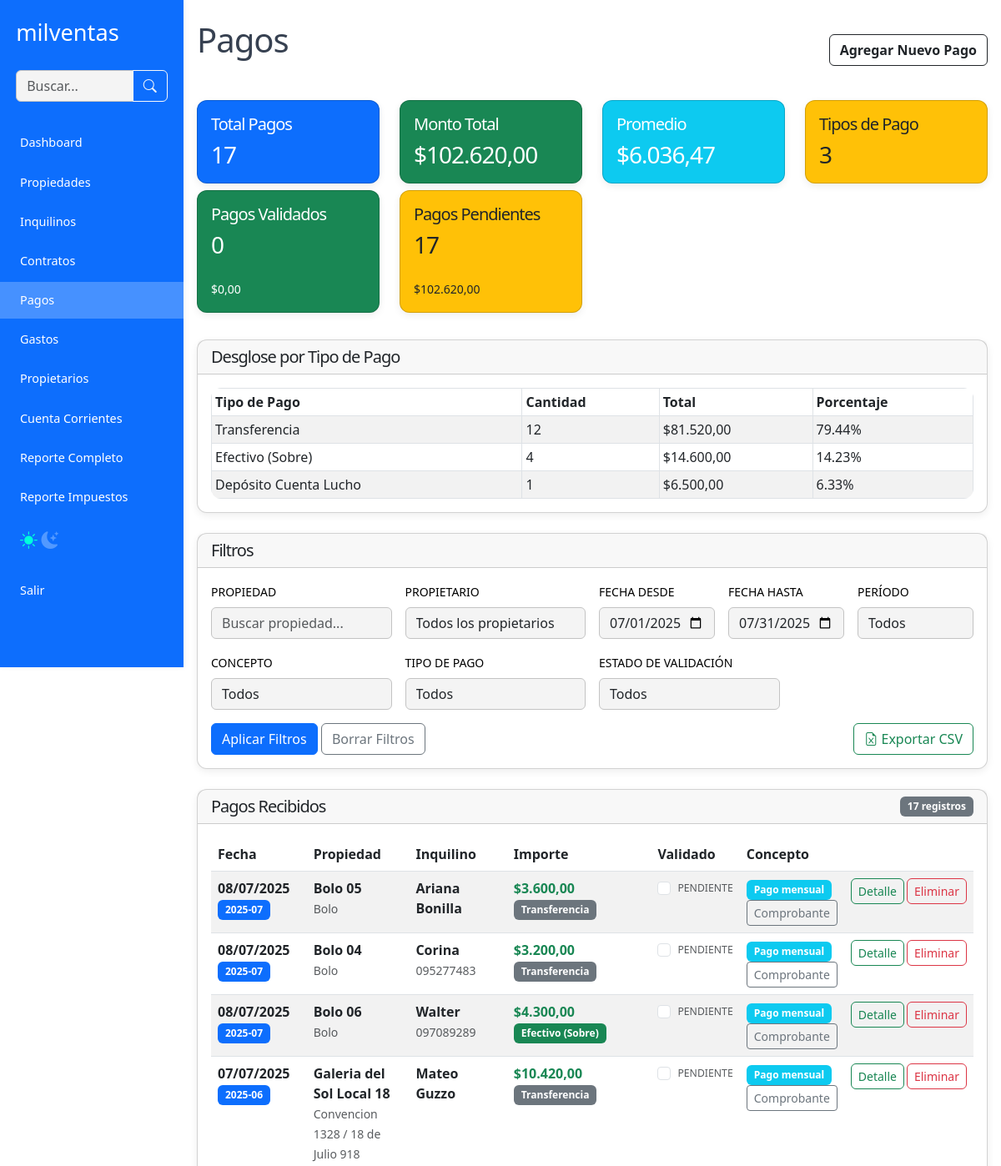
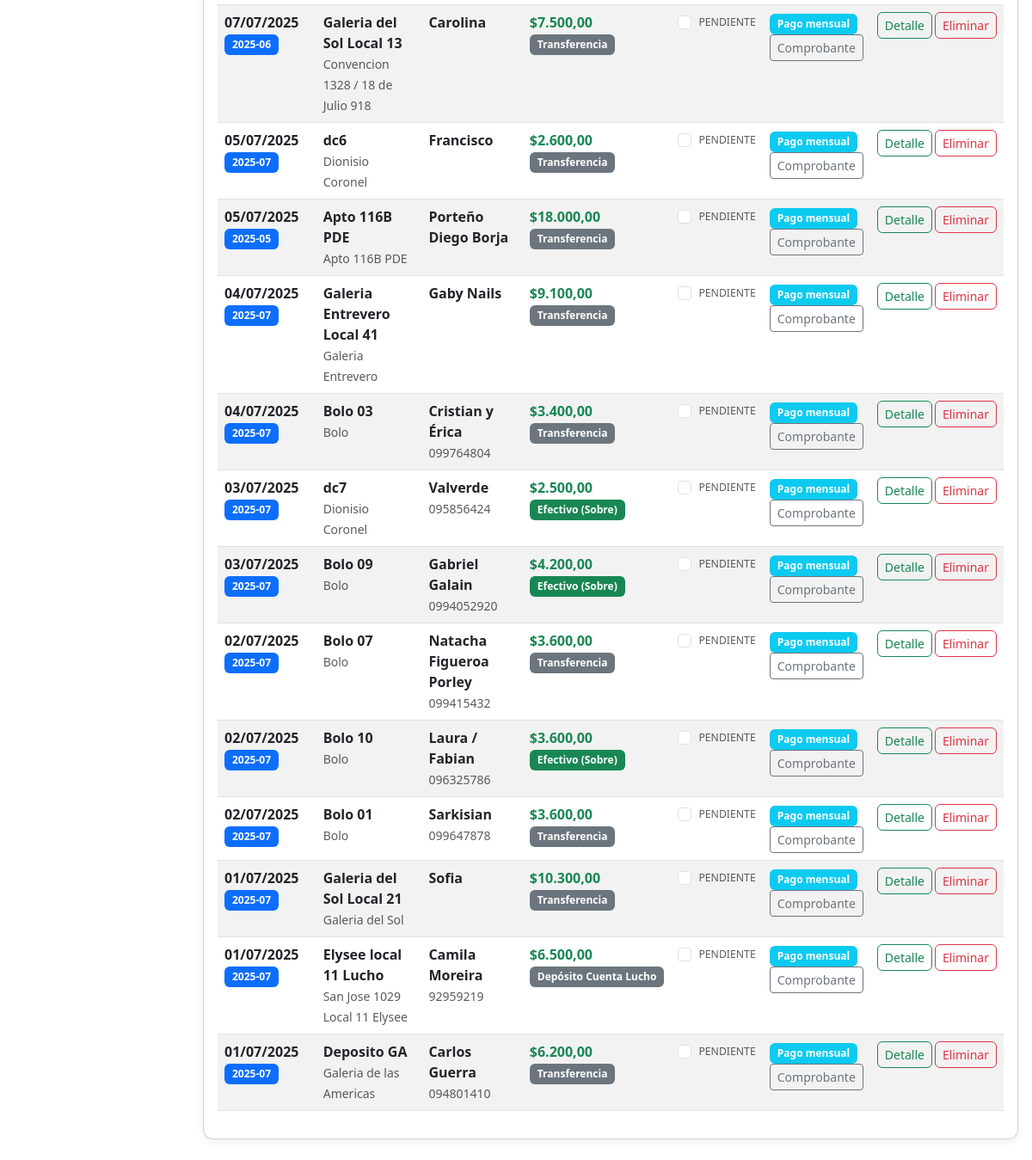
The app's page /listado_pagos.php (signed in) with its own data (2 pictures, top to bottom).
### tables this page shows
CREATE TABLE IF NOT EXISTS `pagos` (
  `id` int(11) NOT NULL AUTO_INCREMENT,
  `contrato_id` int(11) DEFAULT NULL,
  `usuario_id` int(11) DEFAULT NULL,
  `periodo` varchar(7) NOT NULL,
  `mes` int(11) DEFAULT NULL,
  `anio` int(11) DEFAULT NULL,
  `fecha` date DEFAULT NULL,
  `fecha_creacion` datetime DEFAULT NULL,
  `fecha_programada` date DEFAULT NULL,
  `fecha_recibido` date DEFAULT NULL,
  `concepto` varchar(50) NOT NULL,
  `tipo_pago` varchar(100) DEFAULT NULL,
  `importe` decimal(10,0) NOT NULL,
  `comentario` varchar(500) NOT NULL,
  `comprobante` text,
  `pagado` tinyint(1) DEFAULT NULL,
  `validado` tinyint(1) DEFAULT '0',
  `fecha_validacion` datetime DEFAULT NULL,
  `usuario_validacion_id` int(11) DEFAULT NULL,
  PRIMARY KEY (`id`)
);

CREATE TABLE IF NOT EXISTS `propiedades` (
  `id` int(11) NOT NULL AUTO_INCREMENT,
  `nombre` varchar(255) NOT NULL,
  `tipo` varchar(100) DEFAULT NULL,
  `direccion` varchar(255) DEFAULT NULL,
  `galeria` text,
  `local` varchar(100) DEFAULT NULL,
  `precio` decimal(10,2) DEFAULT NULL,
  `incluye_gc` tinyint(1) DEFAULT NULL,
  `gastos_comunes` decimal(10,2) DEFAULT NULL,
  `estado` enum('alquilado','libre','en venta','uso propio') DEFAULT NULL,
  `propietario_id` int(11) DEFAULT NULL,
  `anep` varchar(100) DEFAULT NULL,
  `ose` varchar(100) DEFAULT NULL,
  `ute` varchar(100) DEFAULT NULL,
  `padron` varchar(100) DEFAULT NULL,
  `contribucion_inmobiliaria` varchar(100) DEFAULT NULL,
  `imm_tasa_general` varchar(100) DEFAULT NULL,
  `imm_tarifa_saneamiento` varchar(100) DEFAULT NULL,
  `imm_instalaciones` varchar(100) DEFAULT NULL,
  `imm_adicional_mercantil` varchar(100) DEFAULT NULL,
  `convenios` varchar(100) DEFAULT NULL,
  `comentarios` text,
  `link_mercadolibre` varchar(255) DEFAULT NULL,
  `link_otras` varchar(255) DEFAULT NULL,
  `usuario_id` int(11) NOT NULL,
  `fecha_creacion` datetime DEFAULT NULL,
  `fecha_modificacion` datetime DEFAULT NULL,
  `imagenes` text NOT NULL,
  `documentos` text NOT NULL,
  PRIMARY KEY (`id`),
  KEY `idx_usuario_id` (`usuario_id`)
);

CREATE TABLE IF NOT EXISTS `inquilinos` (
  `id` int(11) NOT NULL AUTO_INCREMENT,
  `nombre` varchar(255) NOT NULL,
  `cedula` varchar(100) NOT NULL,
  `telefono` varchar(20) DEFAULT NULL,
  `email` varchar(500) NOT NULL,
  `vehiculo` varchar(100) DEFAULT NULL,
  `matricula` varchar(50) DEFAULT NULL,
  `documentos` text NOT NULL,
  `comentarios` text,
  `usuario_id` int(11) NOT NULL,
  `fecha_creacion` datetime DEFAULT NULL,
  `fecha_modificacion` datetime DEFAULT NULL,
  PRIMARY KEY (`id`)
);

### listado_pagos.php (the view, shortened to what the rows shown need)
<?php
require_once 'config.php';
$filtro_fecha_desde = $_GET['fecha_desde'] ?? '';
$filtro_fecha_hasta = $_GET['fecha_hasta'] ?? '';
if (empty($_GET['fecha_desde']) && empty($_GET['fecha_hasta']) && empty($_GET['periodo'])) {
    $primer_dia = date('Y-m-01');
    $ultimo_dia = date('Y-m-t');
    $filtro_fecha_desde = $primer_dia;
    $filtro_fecha_hasta = $ultimo_dia;
}
$sql_base = "
    SELECT
        p.id,
        p.periodo,
        p.fecha,
        p.importe,
        p.concepto,
        p.tipo_pago,
        p.comentario,
        p.comprobante,
        p.validado,
        p.fecha_validacion,
        p.usuario_validacion_id,
        c.id as contrato_id,
        c.importe as renta_mensual,
        prop.id as propiedad_id,
        prop.nombre as propiedad_nombre,
        prop.direccion as propiedad_direccion,
        i.id as inquilino_id,
        i.nombre as inquilino_nombre,
        i.telefono as inquilino_telefono
    FROM pagos p
    JOIN contratos c ON p.contrato_id = c.id
    JOIN propiedades prop ON c.propiedad_id = prop.id
    JOIN inquilinos i ON c.inquilino_id = i.id
    WHERE 1=1
";
$params = [];
if ($filtro_fecha_desde) {
    $sql_base .= " AND p.fecha >= ?";
    $params[] = $filtro_fecha_desde;
}
if ($filtro_fecha_hasta) {
    $sql_base .= " AND p.fecha <= ?";
    $params[] = $filtro_fecha_hasta;
}
$sql_base .= " ORDER BY p.fecha DESC, p.id DESC";
$stmt = $pdo->prepare($sql_base);
$stmt->execute($params);
$pagos = $stmt->fetchAll(PDO::FETCH_ASSOC);
$monto_total = array_sum(array_column($pagos, 'importe'));
$desglose_tipo = [];
foreach ($pagos as $pago) {
    $tipo = $pago['tipo_pago'] ?? 'Sin especificar';
    if (!isset($desglose_tipo[$tipo])) {
        $desglose_tipo[$tipo] = ['cantidad' => 0, 'monto' => 0];
    }
    $desglose_tipo[$tipo]['cantidad']++;
    $desglose_tipo[$tipo]['monto'] += $pago['importe'];
}
include 'includes/header_nav.php';
?>
<main class="container container-main py-4">
    <div class="d-flex justify-content-between align-items-center mb-4">
        <h1>Pagos</h1>
    </div>
    <?php if (!empty($desglose_tipo)): ?>
        <div class="row mb-4">
            <div class="col-12">
                <div class="card">
                    <div class="card-body">
                        <div class="table-responsive">
                            <table class="table table-sm table-bordered table-striped align-middle mb-0">
                                <thead>
                                    <tr>
                                        <th>Tipo de Pago</th>
                                        <th>Cantidad</th>
                                        <th>Total</th>
                                        <th>Porcentaje</th>
                                    </tr>
                                </thead>
                                <tbody>
                                    <?php foreach ($desglose_tipo as $tipo => $datos): ?>
                                        <tr>
                                            <td><?= htmlspecialchars($tipo) ?></td>
                                            <td><?= $datos['cantidad'] ?></td>
                                            <td>$<?= number_format($datos['monto'], 2, ',', '.') ?></td>
                                            <td><?= $monto_total > 0 ? round(($datos['monto'] / $monto_total) * 100, 2) : 0 ?>%</td>
                                        </tr>
                                    <?php endforeach; ?>
                                </tbody>
                            </table>
                        </div>
                    </div>
                </div>
            </div>
        </div>
    <?php endif; ?>
    <div class="card">
        <div class="card-body">
            <?php if (empty($pagos)): ?>
                <div class="text-center py-4">
                    <p class="text-muted">No se encontraron pagos con los filtros aplicados.</p>
                </div>
            <?php else: ?>
                <div class="table-responsive">
                    <table class="table table-striped table-hover">
                        <thead>
                            <tr>
                                <th>Fecha</th>
                                <th>Propiedad</th>
                                <th>Inquilino</th>
                                <th>Importe</th>
                                <th>Validado</th>
                                <th>Concepto</th>
                                <th></th>
                            </tr>
                        </thead>
                        <tbody>
                            <?php foreach ($pagos as $pago): ?>
                                <tr>
                                    <td>
                                        <strong><?= date('d/m/Y', strtotime($pago['fecha'])) ?></strong>
                                        <span class="badge bg-primary"><?= htmlspecialchars($pago['periodo']) ?></span>
                                    </td>
                                    <td>
                                            <strong>
                                                <a href="propiedades.php?edit=<?= intval($pago['propiedad_id']) ?>" class="text-decoration-none text-dark">
                                                    <?= htmlspecialchars($pago['propiedad_nombre']) ?>
                                                </a>
                                            </strong>
                                            <?php if ($pago['propiedad_direccion']): ?>
                                                <br><small class="text-muted"><?= htmlspecialchars($pago['propiedad_direccion']) ?></small>
                                            <?php endif; ?>
                                    </td>
                                    <td>
                                            <strong>
                                                <a href="inquilinos.php?edit=<?= intval($pago['inquilino_id']) ?>" class="text-decoration-none text-dark">
                                                    <?= htmlspecialchars($pago['inquilino_nombre']) ?>
                                                </a>
                                            </strong>
                                            <?php if ($pago['inquilino_telefono']): ?>
                                                <br><small class="text-muted"><?= htmlspecialchars($pago['inquilino_telefono']) ?></small>
                                            <?php endif; ?>
                                    </td>
                                    <td>
                                        <strong class="text-success d-block">$<?= number_format($pago['importe'], 2, ',', '.') ?></strong>
                                        <?php
                                        $tipo_pago = $pago['tipo_pago'] ?? '';
                                        $clase_color = stripos($tipo_pago, 'efectivo') !== false ? 'success' : 'secondary';
                                        ?>
                                        <span class="badge bg-<?= $clase_color ?>">
                                            <?= htmlspecialchars($tipo_pago) ?>
                                        </span>
                                    </td>
                                    <td>
                                        <div class="form-check d-flex">
                                            <input class="form-check-input checkbox-validacion"
                                                   type="checkbox"
                                                   id="validado_<?= $pago['id'] ?>"
                                                   data-pago-id="<?= $pago['id'] ?>"
                                                   <?= ($pago['validado'] ?? false) ? 'checked' : '' ?>
                                                   onclick="if(!confirm('¿Realmente desea validar el pago?')) { event.preventDefault(); return false; }">
                                            <label class="form-check-label ms-2" for="validado_<?= $pago['id'] ?>">
                                                <?php if ($pago['validado']): ?>
                                                    <small class="text-success">
                                                        <i class="bi bi-check-circle-fill"></i> Validado
                                                        <?php if ($pago['fecha_validacion']): ?>
                                                            <br><small><?= date('d/m/Y H:i', strtotime($pago['fecha_validacion'])) ?></small>
                                                        <?php endif; ?>
                                                    </small>
                                                <?php else: ?>
                                                    <small class="text-muted">Pendiente</small>
                                                <?php endif; ?>
                                            </label>
                                        </div>
                                    </td>
                                    <td>
                                        <span class="badge bg-info"><?= htmlspecialchars($pago['concepto']) ?></span><br>
                                        <?php if ($pago['comprobante']): ?>
                                            <a href="uploads/<?= htmlspecialchars($pago['comprobante']) ?>"
                                                target="_blank" class="btn btn-sm btn-outline-secondary">
                                                Comprobante
                                            </a>
                                        <?php else: ?>
                                            <small class="text-muted">Sin comprobante</small>
                                        <?php endif; ?>
                                    </td>
                                    <td>
                                        <div class="btn-group" role="group">
                                            <a href="pagos.php?contrato_id=<?= $pago['contrato_id'] ?>"
                                                class="btn btn-sm btn-outline-success" title="Ver contrato">
                                                Detalle
                                            </a>
                                            <?php if ($_SESSION['user_role'] === 'admin'): ?>
                                                <button type="button" class="btn btn-sm btn-outline-danger"
                                                    onclick="eliminarPago(<?= $pago['id'] ?>)" title="Eliminar">
                                                    Eliminar
                                                </button>
                                            <?php endif; ?>
                                        </div>
                                    </td>
                                </tr>
                            <?php endforeach; ?>
                        </tbody>
                    </table>
                </div>
            <?php endif; ?>
        </div>
    </div>
</main>
<?php
include 'includes/footer.php';
?>

### records on screen
pagos: tipo_pago "Transferencia", fecha "01/07/2025", periodo "2025-07", propiedades.nombre "Deposito GA", propiedades.direccion "Galeria de las Americas", inquilinos.nombre "Carlos Guerra", inquilinos.telefono "094801410", importe "6.200,00", shows "PENDIENTE", concepto "Pago mensual"
pagos: fecha "08/07/2025", periodo "2025-07", propiedades.nombre "Bolo 05", propiedades.direccion "Bolo", inquilinos.nombre "Ariana Bonilla", importe "3.600,00", tipo_pago "Transferencia", shows "PENDIENTE", concepto "Pago mensual"
pagos: fecha "08/07/2025", periodo "2025-07", propiedades.nombre "Bolo 04", propiedades.direccion "Bolo", inquilinos.nombre "Corina", inquilinos.telefono "095277483", importe "3.200,00", tipo_pago "Transferencia", shows "PENDIENTE", concepto "Pago mensual"
pagos: fecha "08/07/2025", periodo "2025-07", propiedades.nombre "Bolo 06", propiedades.direccion "Bolo", inquilinos.nombre "Walter", inquilinos.telefono "097089289", importe "4.300,00", tipo_pago "Efectivo (Sobre)", shows "PENDIENTE", concepto "Pago mensual"
pagos: fecha "07/07/2025", periodo "2025-06", propiedades.nombre "Galeria del Sol Local 18", propiedades.direccion "Convencion 1328 / 18 de Julio 918", inquilinos.nombre "Mateo Guzzo", importe "10.420,00", tipo_pago "Transferencia", shows "PENDIENTE", concepto "Pago mensual"
pagos: fecha "07/07/2025", periodo "2025-06", propiedades.nombre "Galeria del Sol Local 13", propiedades.direccion "Convencion 1328 / 18 de Julio 918", inquilinos.nombre "Carolina", importe "7.500,00", tipo_pago "Transferencia", shows "PENDIENTE", concepto "Pago mensual"
pagos: fecha "05/07/2025", periodo "2025-07", propiedades.nombre "dc6", propiedades.direccion "Dionisio Coronel", inquilinos.nombre "Francisco", importe "2.600,00", tipo_pago "Transferencia", shows "PENDIENTE", concepto "Pago mensual"
pagos: fecha "05/07/2025", periodo "2025-05", propiedades.nombre "Apto 116B PDE", propiedades.direccion "Apto 116B PDE", inquilinos.nombre "Porteño Diego Borja", importe "18.000,00", tipo_pago "Transferencia", shows "PENDIENTE", concepto "Pago mensual"
pagos: fecha "04/07/2025", periodo "2025-07", propiedades.nombre "Galeria Entrevero Local 41", propiedades.direccion "Galeria Entrevero", inquilinos.nombre "Gaby Nails", importe "9.100,00", tipo_pago "Transferencia", shows "PENDIENTE", concepto "Pago mensual"
pagos: fecha "04/07/2025", periodo "2025-07", propiedades.nombre "Bolo 03", propiedades.direccion "Bolo", inquilinos.nombre "Cristian y Érica", inquilinos.telefono "099764804", importe "3.400,00", tipo_pago "Transferencia", shows "PENDIENTE", concepto "Pago mensual"
pagos: fecha "03/07/2025", periodo "2025-07", propiedades.nombre "dc7", propiedades.direccion "Dionisio Coronel", inquilinos.nombre "Valverde", inquilinos.telefono "095856424", importe "2.500,00", tipo_pago "Efectivo (Sobre)", shows "PENDIENTE", concepto "Pago mensual"
pagos: fecha "03/07/2025", periodo "2025-07", propiedades.nombre "Bolo 09", propiedades.direccion "Bolo", inquilinos.nombre "Gabriel Galain", inquilinos.telefono "0994052920", importe "4.200,00", tipo_pago "Efectivo (Sobre)", shows "PENDIENTE", concepto "Pago mensual"
pagos: fecha "02/07/2025", periodo "2025-07", propiedades.nombre "Bolo 07", propiedades.direccion "Bolo", inquilinos.nombre "Natacha Figueroa Porley", inquilinos.telefono "099415432", importe "3.600,00", tipo_pago "Transferencia", shows "PENDIENTE", concepto "Pago mensual"
pagos: fecha "02/07/2025", periodo "2025-07", propiedades.nombre "Bolo 10", propiedades.direccion "Bolo", inquilinos.nombre "Laura / Fabian", inquilinos.telefono "096325786", importe "3.600,00", tipo_pago "Efectivo (Sobre)", shows "PENDIENTE", concepto "Pago mensual"
pagos: fecha "02/07/2025", periodo "2025-07", propiedades.nombre "Bolo 01", propiedades.direccion "Bolo", inquilinos.nombre "Sarkisian", inquilinos.telefono "099647878", importe "3.600,00", tipo_pago "Transferencia", shows "PENDIENTE", concepto "Pago mensual"
pagos: fecha "01/07/2025", periodo "2025-07", propiedades.nombre "Galeria del Sol Local 21", propiedades.direccion "Galeria del Sol", inquilinos.nombre "Sofia", importe "10.300,00", tipo_pago "Transferencia", shows "PENDIENTE", concepto "Pago mensual"
pagos: fecha "01/07/2025", periodo "2025-07", propiedades.nombre "Elysee local 11 Lucho", propiedades.direccion "San Jose 1029 Local 11 Elysee", inquilinos.nombre "Camila Moreira", inquilinos.telefono "92959219", importe "6.500,00", tipo_pago "Depósito Cuenta Lucho", shows "PENDIENTE", concepto "Pago mensual"

### other values on screen
$total_pagos "17"
$monto_total "102.620,00"
$monto_total / $total_pagos "6.036,47"
count($desglose_tipo) "3"
$total_validados "0"
$monto_validados "0,00"
$total_pendientes "17"
$monto_pendientes "102.620,00"
$datos['cantidad'] "12"
$datos['monto'] "81.520,00"
$tipo "Efectivo (Sobre)"
$datos['cantidad'] "4"
$datos['monto'] "14.600,00"
$tipo "Depósito Cuenta Lucho"
$datos['cantidad'] "1"
